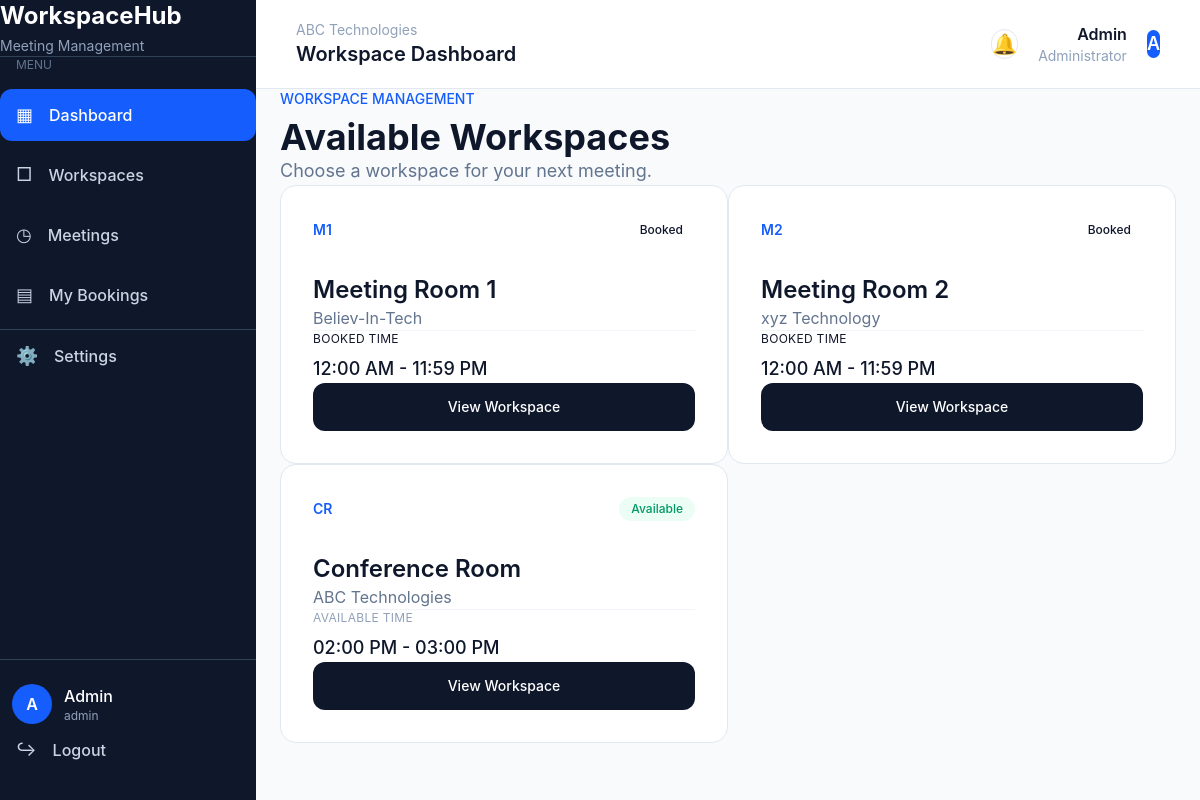
/index.php (signed in), run on the app's committed database.
### tables this page shows
CREATE TABLE `workspaces` (
  `id` int(11) NOT NULL,
  `company_name` varchar(100) NOT NULL,
  `workspace_name` varchar(100) NOT NULL,
  `type` varchar(10) NOT NULL,
  `status` varchar(20) NOT NULL DEFAULT 'Available',
  `time_slot` varchar(50) NOT NULL
);

### index.php (the view, shortened to what this page needs)
<?php
require_once "config/database.php";
$sql = "
    SELECT
        w.*,
        CASE
            WHEN EXISTS (
                SELECT 1
                FROM bookings b
                WHERE b.workspace_id = w.id
                AND b.status = 'Booked'
                AND b.booking_date = CURDATE()
                AND b.end_time > CURTIME()
            )
            THEN 'Booked'
            ELSE 'Available'
        END AS current_status,
        (
            SELECT b.start_time
            FROM bookings b
            WHERE b.workspace_id = w.id
            AND b.status = 'Booked'
            AND b.booking_date = CURDATE()
            AND b.end_time > CURTIME()
            ORDER BY b.start_time ASC
            LIMIT 1
        ) AS booked_start_time,
        (
            SELECT b.end_time
            FROM bookings b
            WHERE b.workspace_id = w.id
            AND b.status = 'Booked'
            AND b.booking_date = CURDATE()
            AND b.end_time > CURTIME()
            ORDER BY b.start_time ASC
            LIMIT 1
        ) AS booked_end_time
    FROM workspaces w
    ORDER BY w.id ASC
";
$result = $conn->query($sql);
$workspaces = [];
if ($result && $result->num_rows > 0) {
    while ($row = $result->fetch_assoc()) {
        $workspaces[] = $row;
    }
}
?>
<!DOCTYPE html>
<html lang="en">
<head>
    <link rel="stylesheet" href="assets/css/output.css">
</head>
<body class="bg-slate-50 text-slate-900">
<div class="min-h-screen flex">
    <?php  require_once "components/navbar.php"; ?>
    <main class="flex-1 min-w-0">
        <header class="bg-white border-b border-slate-200">
            <div class="px-6 lg:px-10 py-5 flex items-center justify-between">
                <div>
                    <p class="text-sm text-slate-400">
                        ABC Technologies
                    </p>
                    <h2 class="text-xl font-semibold">
                        Workspace Dashboard
                    </h2>
                </div>
                <div class="flex items-center gap-5">
                    <button
                        class="w-12 h-12 rounded-full border border-slate-200 flex items-center justify-center text-xl hover:bg-slate-50 transition">
                        🔔
                    </button>
                    <div class="hidden sm:block text-right">
                        <p class="font-semibold">
                            Admin
                        </p>
                        <p class="text-sm text-slate-400">
                            Administrator
                        </p>
                    </div>
                    <div
                        class="w-12 h-12 rounded-full bg-blue-600 text-white flex items-center justify-center font-semibold text-lg">
                        A
                    </div>
                </div>
            </div>
        </header>
        <section class="px-6 lg:px-12 py-12">
            <div class="max-w-7xl mx-auto">
                <div class="mb-10">
                    <p class="text-sm font-medium text-blue-600 mb-2">
                        WORKSPACE MANAGEMENT
                    </p>
                    <h1 class="text-4xl font-bold tracking-tight">
                        Available Workspaces
                    </h1>
                    <p class="text-slate-500 text-lg mt-3">
                        Choose a workspace for your next meeting.
                    </p>
                </div>
                <?php if (count($workspaces) > 0): ?>
                    <div class="grid grid-cols-1 md:grid-cols-2 xl:grid-cols-3 gap-7">
                        <?php foreach ($workspaces as $workspace): ?>
                            <div
                                class="bg-white border border-slate-200 rounded-2xl p-8 hover:shadow-lg transition">
                                <div class="flex items-center justify-between">
                                    <span
                                        class="text-sm font-semibold text-blue-600">
                                        <?= htmlspecialchars($workspace['type']) ?>
                                    </span>
                                    <?php if ($workspace['current_status'] === 'Booked'): ?>
                                        <span
                                            class="px-3 py-1 text-xs font-medium rounded-full bg-red-50 text-red-600">
                                            Booked
                                        </span>
                                    <?php else: ?>
                                        <span
                                            class="px-3 py-1 text-xs font-medium rounded-full bg-emerald-50 text-emerald-600">
                                            Available
                                        </span>
                                    <?php endif; ?>
                                </div>
                                <h2 class="text-2xl font-semibold mt-8">
                                    <?= htmlspecialchars($workspace['workspace_name']) ?>
                                </h2>
                                <p class="text-slate-500 mt-3">
                                    <?= htmlspecialchars($workspace['company_name']) ?>
                                </p>
                                <div class="border-t border-slate-100 my-7"></div>
                                <div>
                                 <?php if ($workspace['current_status'] === 'Booked'): ?>
                                 <p class="text-xs uppercase tracking-wide text-red-400">
                                      Booked Time
                                  </p>
                                      <p class="text-lg font-medium mt-2 text-red-600">
                                      <?= date(
                                        "h:i A",
                                          strtotime($workspace['booked_start_time'])
                                           ) ?>
                                                -
                                                   <?= date(
                                                        "h:i A",
                                                           strtotime($workspace['booked_end_time'])
                                                     ) ?>
                                                               </p>
                                                                 <?php else: ?>
                                                                    <p class="text-xs uppercase tracking-wide text-slate-400">
            Available Time
        </p>
        <p class="text-lg font-medium mt-2">
            <?= htmlspecialchars($workspace['time_slot']) ?>
        </p>
    <?php endif; ?>
</div>
                                <a
                                    href="pages/workspace-details.php?id=<?= $workspace['id'] ?>"
                                    class="block text-center w-full mt-7 py-3.5 rounded-xl bg-slate-900 text-white text-sm font-medium hover:bg-blue-600 transition">
                                    View Workspace
                                </a>
                            </div>
                        <?php endforeach; ?>
                    </div>
                <?php endif; ?>
            </div>
        </section>
    </main>
</div>
</body>
</html>

### components/navbar.php
<?php
$current_page = basename($_SERVER['PHP_SELF']);
$user_name = $_SESSION['user_name'] ?? 'User';
$user_role = $_SESSION['user_role'] ?? 'User';
?>
<aside class="w-64 min-h-screen bg-slate-900 text-white flex flex-col shrink-0">
    <div class="px-8 py-7 border-b border-slate-700">
        <h1 class="text-2xl font-bold">
            Workspace<span class="text-blue-500">Hub</span>
        </h1>
        <p class="text-sm text-slate-400 mt-1">
            Meeting Management
        </p>
    </div>
    <nav class="flex-1 px-5 py-8">
        <p class="text-xs uppercase tracking-wider text-slate-500 px-4 mb-4">
            Menu
        </p>
        <a
            href="/Project/index.php"
            class="flex items-center gap-4 px-4 py-3 rounded-xl mb-2 transition
            <?php
            echo $current_page === 'index.php'
                ? 'bg-blue-600 text-white'
                : 'text-slate-300 hover:bg-slate-800 hover:text-white';
            ?>">
            <span class="text-lg">
                ▦
            </span>
            <span class="font-medium">
                Dashboard
            </span>
        </a>
        <a
            href="/Project/pages/workspaces.php"
            class="flex items-center gap-4 px-4 py-3 rounded-xl mb-2 transition
            <?php
            echo $current_page === 'workspaces.php'
                ? 'bg-blue-600 text-white'
                : 'text-slate-300 hover:bg-slate-800 hover:text-white';
            ?>">
            <span class="text-lg">
                □
            </span>
            <span class="font-medium">
                Workspaces
            </span>
        </a>
        <a
            href="/Project/pages/meetings.php"
            class="flex items-center gap-4 px-4 py-3 rounded-xl mb-2 transition
            <?php
            echo $current_page === 'meetings.php'
                ? 'bg-blue-600 text-white'
                : 'text-slate-300 hover:bg-slate-800 hover:text-white';
            ?>">
            <span class="text-lg">
                ◷
            </span>
            <span class="font-medium">
                Meetings
            </span>
        </a>
        <a
            href="/Project/pages/mybooking.php"
            class="flex items-center gap-4 px-4 py-3 rounded-xl mb-2 transition
            <?php
            echo $current_page === 'mybooking.php'
                ? 'bg-blue-600 text-white'
                : 'text-slate-300 hover:bg-slate-800 hover:text-white';
            ?>">
            <span class="text-lg">
                ▤
            </span>
            <span class="font-medium">
                My Bookings
            </span>
        </a>
        <div class="border-t border-slate-700 my-8"></div>
        <a
            href="/Project/pages/settings.php"
            class="flex items-center gap-4 px-4 py-3 rounded-xl transition
            <?php
            echo $current_page === 'settings.php'
                ? 'bg-blue-600 text-white'
                : 'text-slate-300 hover:bg-slate-800 hover:text-white';
            ?>">
            <span class="text-lg">
                ⚙
            </span>
            <span class="font-medium">
                Settings
            </span>
        </a>
    </nav>
    <div class="px-5 py-6 border-t border-slate-700">
        <div class="flex items-center gap-3 px-3 mb-5">
            <div
                class="w-10 h-10 rounded-full bg-blue-600 text-white flex items-center justify-center font-semibold">
                <?= strtoupper(substr($user_name, 0, 1)) ?>
            </div>
            <div class="min-w-0">
                <p class="font-medium truncate">
                    <?= htmlspecialchars($user_name) ?>
                </p>
                <p class="text-xs text-slate-400 capitalize">
                    <?= htmlspecialchars($user_role) ?>
                </p>
            </div>
        </div>
        <a
            href="/Project/logout.php"
            class="flex items-center gap-4 px-4 py-3 rounded-xl text-slate-300 hover:bg-slate-800 hover:text-white transition">
            <span class="text-lg">
                ↪
            </span>
            <span class="font-medium">
                Logout
            </span>
        </a>
    </div>
</aside>

### data on the page
workspaces: type "M1", shows "Booked", workspace_name "Meeting Room 1", company_name "Believ-In-Tech", booked_start_time "12:00 AM", booked_end_time "11:59 PM"
workspaces: type "M2", shows "Booked", workspace_name "Meeting Room 2", company_name "xyz Technology", booked_start_time "12:00 AM", booked_end_time "11:59 PM"
workspaces: type "CR", shows "Available", workspace_name "Conference Room", company_name "ABC Technologies", time_slot "02:00 PM - 03:00 PM"

### other printed values
substr($user_name, 0, 1) "A"
$user_name "Admin"
$user_role "admin"
